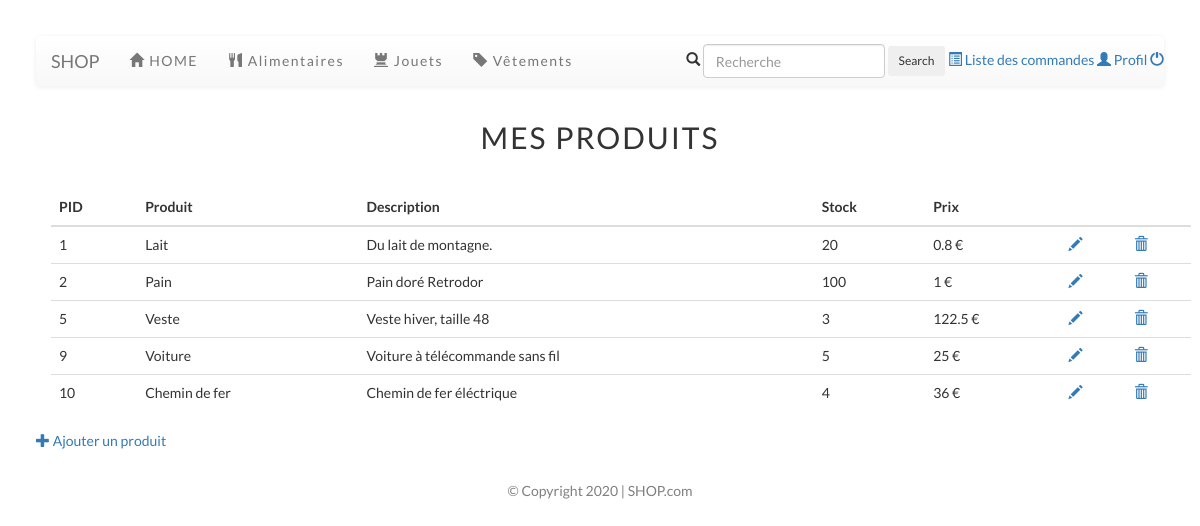
The page /pagevendeur.php (signed in) on the database its author committed.
### tables this page shows
CREATE TABLE `produits` (
  `pid` int(11) NOT NULL,
  `nom` varchar(50) NOT NULL,
  `description` text NOT NULL,
  `qte` int(11) UNSIGNED NOT NULL,
  `prix` float UNSIGNED NOT NULL,
  `uid` int(11) NOT NULL,
  `ctid` int(11) NOT NULL
);

### auth/loader.php (called while the page is built, shortened)
<?php
spl_autoload_register(function ($class) {
    $path = explode('\\',$class);
    $class = array_pop($path);
});
$idm = new Pw\Auth\Identity\IdentityManager();

### auth/IdentityManager.php (called while the page is built, shortened)
<?php
class IdentityManager implements \ArrayAccess{
    protected $storage;
    public function __construct(&$storage = null){
        if (is_array($storage)) {
            $this->storage = &$storage;
        } elseif ($storage instanceof ArrayAccess) {
            $this->storage = $storage;
        } else {
            $this->storage = &$_SESSION;
        }
    }
    public function hasIdentity(){
        return isset($this->storage[self::IDKEY]) && isset($this->storage[self::IDKEY]['identity']);
    }
    public function hasUid(){
        return $this->hasIdentity() && isset($this->storage[self::IDKEY]['uid']);
    }
    public function getUid(){
        return $this->storage[self::IDKEY]['uid'];
    }
}

### pagevendeur.php (the view, shortened to what this page needs)
<?php
	require('auth/EtreAuthentifie.php');
	$id = $idm->getUid();
    $res = $db -> prepare ('SELECT * FROM produits WHERE uid ='.$id.'');
    $res->execute(['id'=>$id]);
    require ('include/header_ven.php');
?>
<p class = "titre"> Mes produits </p>
<div class ="container">
    <div class="row">
        <div class="col-lg-12 col-md-12 col-sm-12 col-xs-12">
            <table class = "table">
                <thead>
                    <tr>
                        <th>PID</th>
                        <th>Produit</th>
                        <th>Description</th>
                        <th>Stock</th>
                        <th>Prix</th>
                        <th></th>
                        <th></th>
                    </tr>
                </thead>
                <tbody>
<?php
                    foreach ($res as $value){
                        $pid = $value ['pid'];
                        $nom = $value ['nom'];
                        $description = $value ['description'];
                        $prix = $value ['prix'];
                        $qte = $value ['qte'];
?>
                        <tr>
                            <td><?php echo $pid ;?></td>
                            <td><?php echo htmlspecialchars ($nom) ;?></td>
                            <td><?php echo htmlspecialchars ($description) ;?></td>
                            <td><?php echo $qte ;?></td>
                            <td><?php echo $prix.' €'; ?></td>
                            <td><a href="mod.php?pid=<?php echo $pid; ?>"><span class="glyphicon glyphicon-pencil"></span></a></td>
                            <td><a href="sup.php?pid=<?php echo $pid; ?>"><span class="glyphicon glyphicon-trash"></span></a></td>
                        </tr>
<?php
                    }
?>
                </tbody>
            </table>
        </div>
    </div>
</div>
<a href="ajout.php"><span class="glyphicon glyphicon-plus"></span> Ajouter un produit </a>
<?php
	require ('include/footer.php');
?>

### include/header_ven.php (style rules this page uses)
.titre { text-align : center; text-transform: uppercase; letter-spacing: 2px; font-size : 3rem; margin-top: 3rem; margin-bottom: 3rem; }
body { font-family: "Lato"; padding : 3%; }

### rows shown on the page
produits: pid "1", nom "Lait", description "Du lait de montagne.", qte "20", prix "0.8"
produits: pid "2", nom "Pain", description "Pain doré Retrodor", qte "100", prix "1"
produits: pid "5", nom "Veste", description "Veste hiver, taille 48", qte "3", prix "122.5"
produits: pid "9", nom "Voiture", description "Voiture à télécommande sans fil", qte "5", prix "25"
produits: pid "10", nom "Chemin de fer", description "Chemin de fer éléctrique", qte "4", prix "36"
